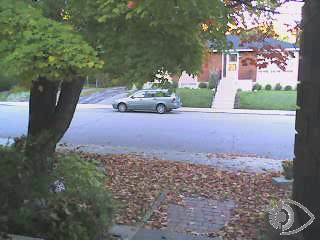
#> input picture frame 11 of videos/bike.avi, 320 x 240 px, given in place of color_object.mp4, which was not available
$ python OpencvDemo079.py
#> lines starting #> are read from the running program, lines starting #| are printed output that depends on the picture; pictures that were not available may be replaced by others from this repository, and a replacement may not be noted
#!/usr/bin/env python3
#coding = utf-8

import logging
import numpy as np
import cv2 as cv

# 视频分析—背景/前景提取
def OpencvDemo079():
    logging.basicConfig(level=logging.DEBUG)

    capture = cv.VideoCapture("videos/color_object.mp4")
    if not capture.isOpened():
        logging.error("could not read a video file!")
        return cv.Error.StsError

    width = int(capture.get(cv.CAP_PROP_FRAME_WIDTH))
    height = int(capture.get(cv.CAP_PROP_FRAME_HEIGHT))
    fps = capture.get(cv.CAP_PROP_FPS)
    num_of_frames = int(capture.get(cv.CAP_PROP_FRAME_COUNT))
    logging.info("frame width: {:d}, frame height: {:d}, FPS: {:.0f}, number of frames: {:d}"
                    .format(width, height, fps, num_of_frames))

    mog2 = cv.createBackgroundSubtractorMOG2(history=500, varThreshold=1000, detectShadows=False)
    winName = "foreground/background segmentation"
    cv.namedWindow(winName, cv.WINDOW_AUTOSIZE)
    result = None

    while True:
        ret, src = capture.read()
#> src is the input picture: shape (240, 320, 3); mean B, G, R 117.9, 119.1, 115
        if not ret:
            break

        c = cv.waitKey(50)
#> (key Esc is pressed here)

        mask = mog2.apply(src)
#> mask: shape (240, 320); every value is 255
        background = mog2.getBackgroundImage()

        h, w, ch = src.shape
#> h = 240; w = 320; ch = 3
        if result is None:
            result = np.zeros([h, w * 3, ch], dtype=src.dtype)
        result[0 : h, 0 : w, :] = src
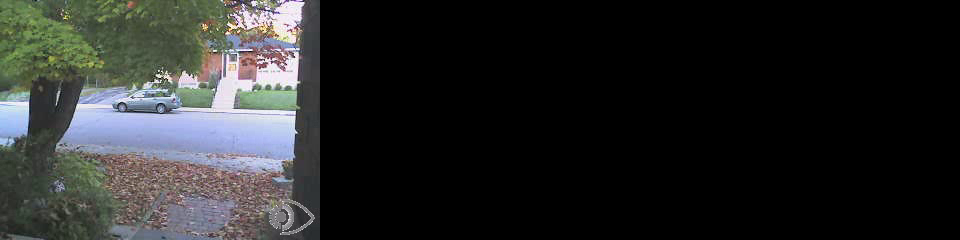
#> result: shape (240, 960, 3); mean B, G, R 39.3, 39.7, 38.3
        mask = cv.cvtColor(mask, cv.COLOR_GRAY2BGR) # 1 channel -> 3 channels
#> mask: shape (240, 320, 3); every value is 255
        result[0 : h, w : w * 2, :] = mask
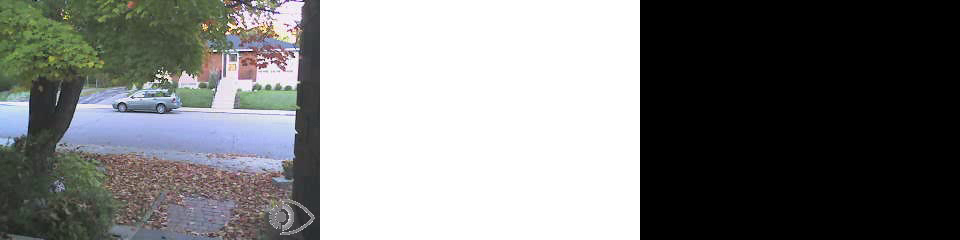
#> result: shape (240, 960, 3); mean B, G, R 124.3, 124.7, 123.3
        result[0 : h, w * 2 : w * 3, :] = background
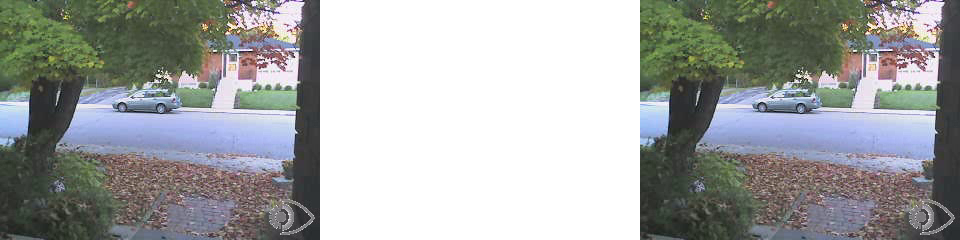
#> result: shape (240, 960, 3); mean B, G, R 163.6, 164.4, 161.7
        cv.putText(result, "original frame", (10, 30), cv.FONT_ITALIC, 1.0, (0, 0, 255), 1)
        cv.putText(result, "foreground mask", (w + 10, 30), cv.FONT_ITALIC, 1.0, (0, 0, 255), 1)
        cv.putText(result, "background image", (w * 2 + 10, 30), cv.FONT_ITALIC, 1.0, (0, 0, 255), 1)
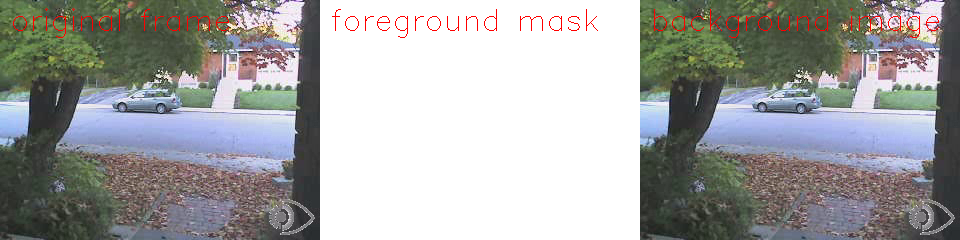
#> result: shape (240, 960, 3); mean B, G, R 162.5, 163.2, 162.4
        cv.imshow(winName, result)

        if c == 27: # ESC
            break

    cv.waitKey(0)

    cv.destroyAllWindows()

    return cv.Error.StsOk

if __name__ == "__main__":
    OpencvDemo079()

# end of file

$ run again, starting later in the video
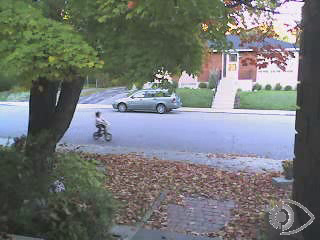
#> input picture frame 53 of videos/bike.avi, 320 x 240 px, given in place of color_object.mp4, which was not available
#> in OpencvDemo079, src is the input picture: shape (240, 320, 3); mean B, G, R 117.3, 118.6, 114.8
#> in OpencvDemo079, `result[0 : h, w * 2 : w * 3, :] = background`:
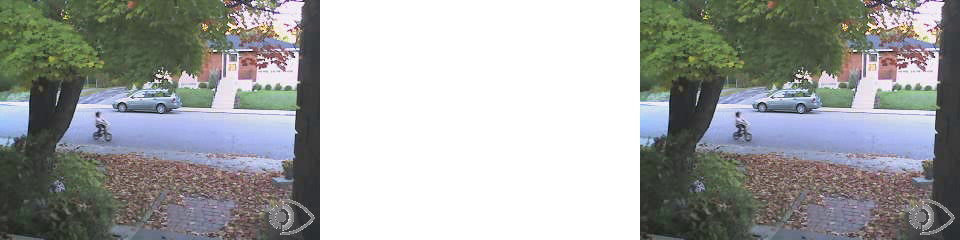
#> result: shape (240, 960, 3); mean B, G, R 163.2, 164.1, 161.5
#> in OpencvDemo079, `cv.putText(result, "background image", (w * 2 + 10, 30), cv.FONT_ITALI..`:
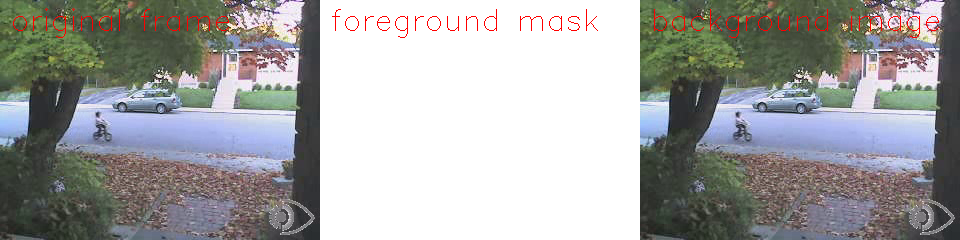
#> result: shape (240, 960, 3); mean B, G, R 162.1, 162.9, 162.2

$ run again, starting later in the video
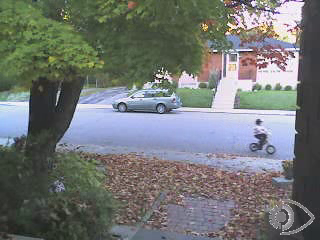
#> input picture frame 95 of videos/bike.avi, 320 x 240 px, given in place of color_object.mp4, which was not available
#> in OpencvDemo079, src is the input picture: shape (240, 320, 3); mean B, G, R 116.8, 118.3, 114.7
#> in OpencvDemo079, `result[0 : h, w * 2 : w * 3, :] = background`:
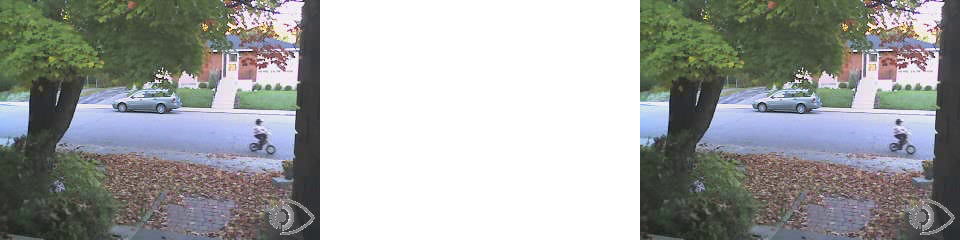
#> result: shape (240, 960, 3); mean B, G, R 162.9, 163.9, 161.4
#> in OpencvDemo079, `cv.putText(result, "background image", (w * 2 + 10, 30), cv.FONT_ITALI..`:
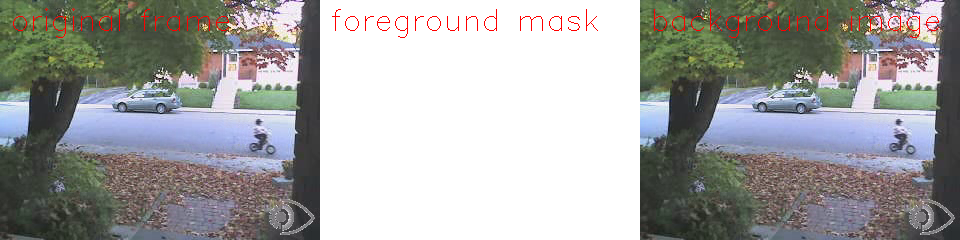
#> result: shape (240, 960, 3); mean B, G, R 161.8, 162.7, 162.2
